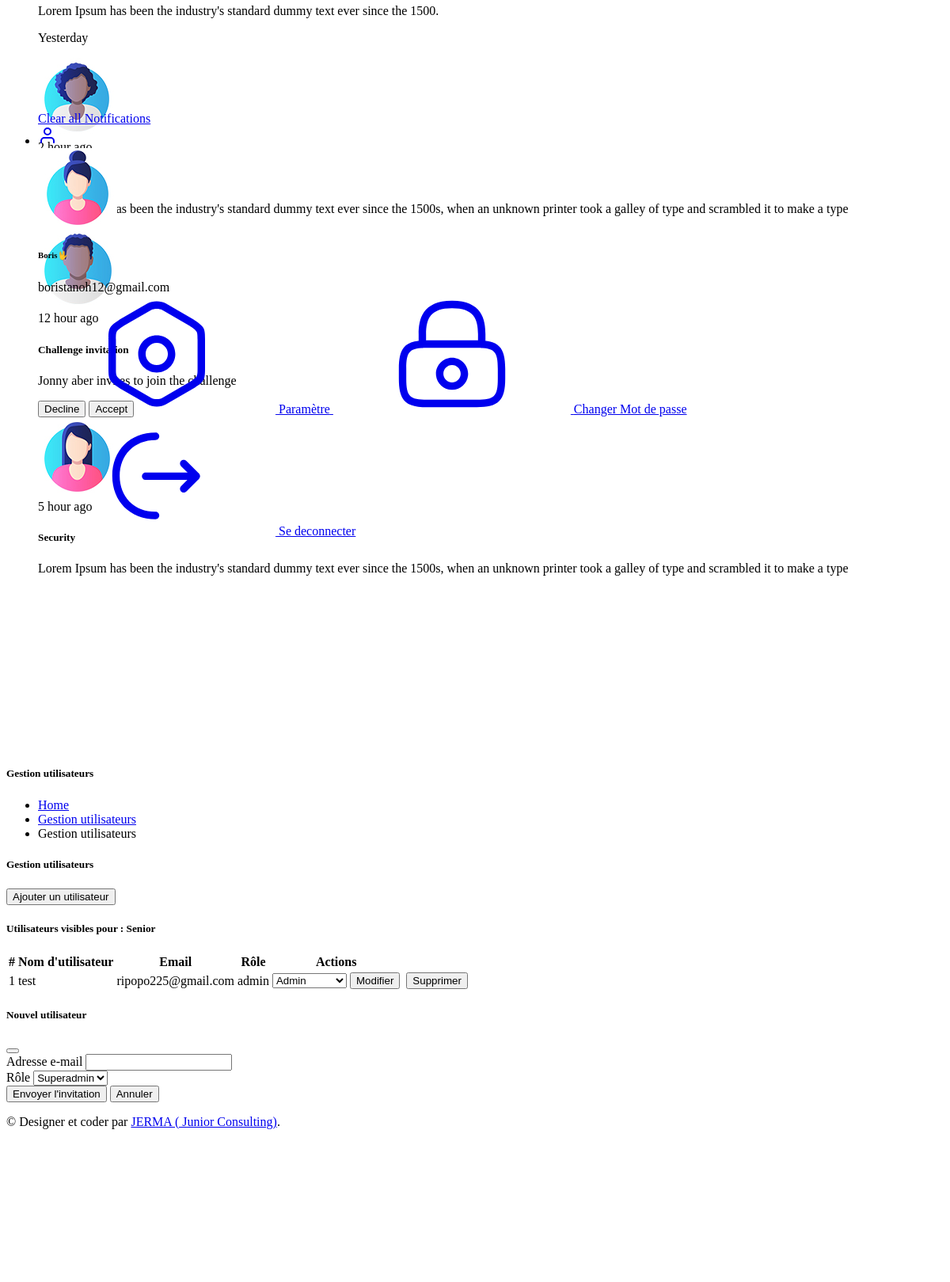
/gestion-users (signed in, lower part), run on an earlier commit of the app's database.
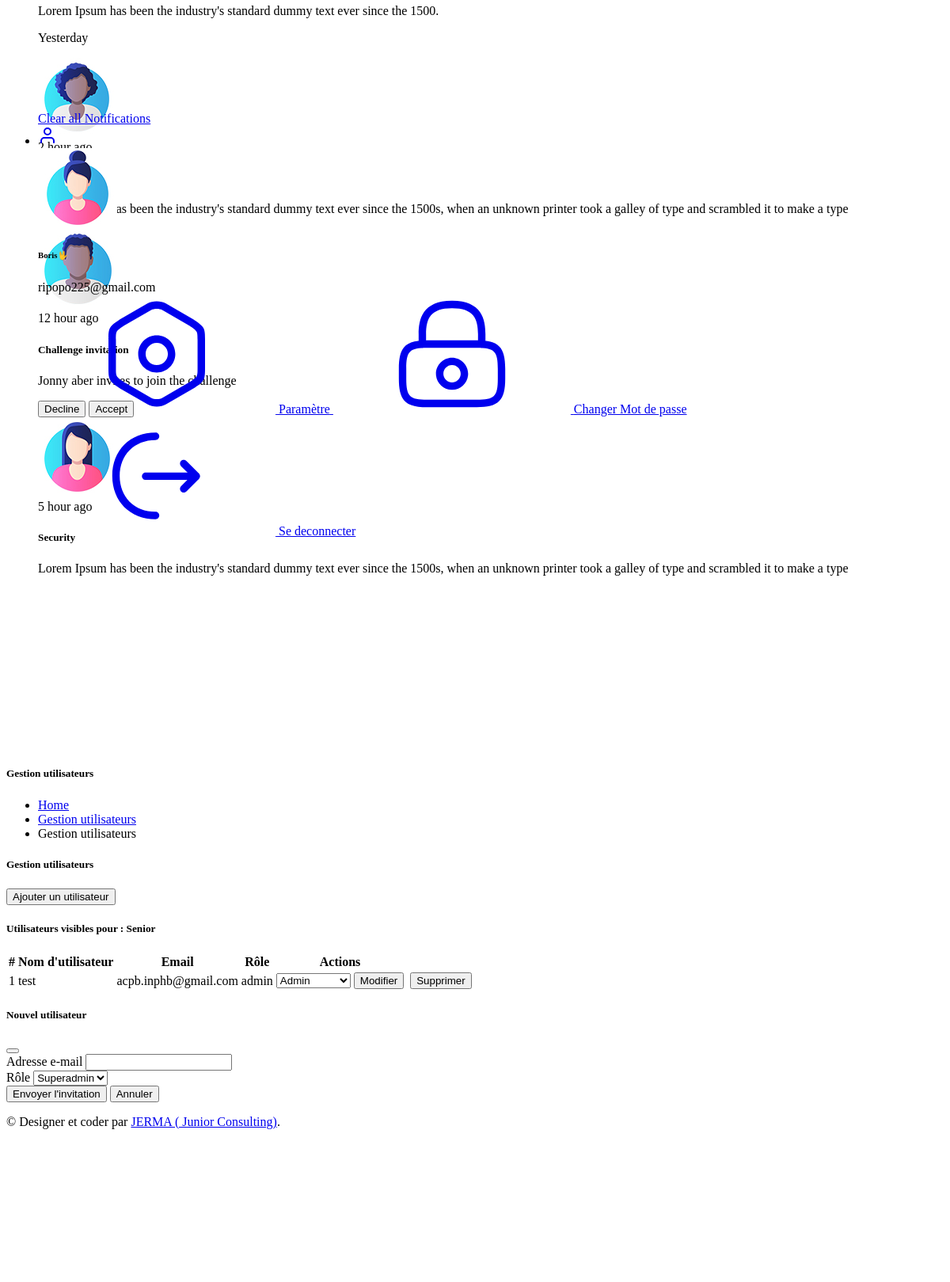
And on a later commit of the database.
### apps/authentication/models.py (models this page shows, shortened)
class Users(db.Model, UserMixin):
    __tablename__ = 'users'
    id            = db.Column(db.Integer, primary_key=True)
    username      = db.Column(db.String(64), unique=True)
    email         = db.Column(db.String(64), unique=True)
    password = db.Column(db.String(255), nullable=False)
    bio           = db.Column(db.Text(), nullable=True)
    photo = db.Column(db.String(255), nullable=True, default=None)
    is_deleted = db.Column(db.Boolean, default=False)
    role_id = db.Column(db.Integer, db.ForeignKey('roles.id'))
    role = db.relationship('Role')
    is_approved = db.Column(db.Boolean, default=False)
    invite_by = db.Column(db.String(64), unique=True)
    invite_at = db.Column(db.DateTime, default=datetime.utcnow)
    accepter_at = db.Column(db.DateTime, default=datetime.utcnow, onupdate=datetime.utcnow)
    oauth_github  = db.Column(db.String(100), nullable=True)
    oauth_google  = db.Column(db.String(100), nullable=True)
    readonly_fields = ["id", "username", "email", "oauth_google"]

class Role(db.Model):
    __tablename__ = 'roles'
    id = db.Column(db.Integer, primary_key=True)
    name = db.Column(db.String(50), unique=True)

### apps/home/routes.py (the view)
@blueprint.route('/gestion-users')
@login_required
def gestion_users():
    current_role = current_user.role.name.lower()
    role_priority = ['senior', 'superadmin', 'admin', 'user']
    role_hierarchy = {role: i for i, role in enumerate(role_priority)}
    current_index = role_hierarchy[current_role]
    allowed_roles = [role for role, idx in role_hierarchy.items() if idx >= current_index]
    visible_users = (
        Users.query
        .join(Role)
        .filter(
            db.func.lower(Role.name).in_([r.lower() for r in allowed_roles]),
            Users.id != current_user.id,
        )
        .all()
    )
    if current_role not in ['superadmin', 'senior']:
        query = query.filter(Users.is_deleted == False)
    available_roles = Role.query.all()
    editable_roles = [r for r in available_roles if r.name.lower() in allowed_roles]
    print(role_hierarchy)
    return render_template(
        'pages/gestion-users.html',
        users=visible_users,
        current_role=current_role,
        role_hierarchy=role_hierarchy,
        available_roles=editable_roles
    )

### templates/pages/gestion-users.html (shortened to what this page needs)
{% extends "layouts/base.html" %}
{% block content %}
  <div class="pc-container">
    <div class="pc-content">
      <div class="page-header">
        <div class="page-block">
          <div class="row align-items-center">
            <div class="col-md-12">
              <div class="page-header-title">
                <h5 class="mb-0">Gestion utilisateurs</h5>
              </div>
            </div>
            <div class="col-md-12">
              <ul class="breadcrumb mb-0">
                <li class="breadcrumb-item"><a href="{{ url_for('home_blueprint.index') }}">Home</a></li>
                <li class="breadcrumb-item"><a href="javascript: void(0)">Gestion utilisateurs</a></li>
                <li class="breadcrumb-item" aria-current="page">Gestion utilisateurs</li>
              </ul>
            </div>
          </div>
        </div>
      </div>
      <div class="row">
        <div class="col-sm-12">
          <div class="card">
            <div class="card-header">
              <h5>Gestion utilisateurs</h5>
              {% if current_role in ['superadmin', 'senior', 'admin'] %}
              <button type="button" class="btn btn-sm btn-primary float-end" data-bs-toggle="modal" data-bs-target="#inviteUserModal">
                Ajouter un utilisateur
              </button>
              {% endif %}
            </div>
            <div class="card-body">
              <h5>Utilisateurs visibles pour : {{ current_role|capitalize }}</h5>
              <table class="table table-striped">
                <thead>
                  <tr>
                    <th>#</th>
                    <th>Nom d'utilisateur</th>
                    <th>Email</th>
                    <th>Rôle</th>
                    <th>Actions</th>
                  </tr>
                </thead>
                <tbody>
                  {% for user in users %}
                  <tr>
                    <td>{{ loop.index }}</td>
                    <td>{{ user.username }}</td>
                    <td>{{ user.email }}</td>
                    <td>{{ user.role.name }}</td>
                    <td>
                      {% if role_hierarchy[user.role.name] > role_hierarchy[current_role] %}
                      <form method="post" action="{{ url_for('home_blueprint.edit_user', user_id=user.id) }}">
                        <select name="role" class="form-select">
                          {% for role in role_hierarchy %}
                            {% if role_hierarchy[role] > role_hierarchy[current_role] %}
                              <option value="{{ role }}" {% if role == user.role.name %}selected{% endif %}>
                                {{ role.capitalize() }}
                              </option>
                            {% endif %}
                          {% endfor %}
                        </select>
                        <button type="submit" class="btn btn-sm btn-primary mt-1">Modifier</button>
                      </form>
                      {% endif %}
                    </td>
                    <td>
                    </td>
                    <td>
                      {% if role_hierarchy[user.role.name] > role_hierarchy[current_role] %}
                      <form method="POST" action="{{ url_for('home_blueprint.disable_user', user_id=user.id) }}"
                            onsubmit="return confirm('Confirmer la suppression ?');">
                        <button type="submit" class="btn btn-sm btn-danger">Supprimer</button>
                      </form>
                      {% else %}
                        <span class="text-muted">Aucune action</span>
                      {% endif %}
                    </td>
                  </tr>
                  {% endfor %}
                </tbody>
              </table>
            </div>
          </div>
        </div>
      </div>
    </div>
  </div>
  <div class="modal fade" id="inviteUserModal" tabindex="-1" aria-labelledby="inviteUserModalLabel" aria-hidden="true">
    <div class="modal-dialog">
      <form method="POST" action="{{ url_for('home_blueprint.invite_user') }}">
        <div class="modal-content">
          <div class="modal-header">
            <h5 class="modal-title" id="inviteUserModalLabel">Nouvel utilisateur</h5>
            <button type="button" class="btn-close" data-bs-dismiss="modal" aria-label="Fermer"></button>
          </div>
          <div class="modal-body">
            <div class="mb-3">
              <label for="email" class="form-label">Adresse e-mail</label>
              <input type="email" class="form-control" name="email" id="email" required>
            </div>
            <div class="mb-3">
              <label for="role" class="form-label">Rôle</label>
              <select name="role" class="form-select" required>
                {% for role in role_hierarchy %}
                  {% if role_hierarchy[role] > role_hierarchy[current_role] %}
                    <option value="{{ role }}">
                      {{ role.capitalize() }}
                    </option>
                  {% endif %}
                {% endfor %}
              </select>
            </div>
          </div>
          <div class="modal-footer">
            <button type="submit" class="btn btn-primary">Envoyer l'invitation</button>
            <button type="button" class="btn btn-secondary" data-bs-dismiss="modal">Annuler</button>
          </div>
        </div>
      </form>
    </div>
  </div>
{% endblock content %}

### templates/layouts/base.html (shortened to what this page needs)
<!DOCTYPE html>
<html lang="en">
  <head>
    {% include "includes/head.html" %}
  </head>
  <body data-pc-preset="preset-1" data-pc-sidebar-caption="true" data-pc-direction="ltr" data-pc-theme="light">
    {% block navigation %}
      {% include "includes/navigation.html" %}
    {% endblock navigation %}
    {% block content %}{% endblock content %}
    {% block footer %}
      {% include "includes/footer.html" %}
    {% endblock footer %}
  </body>
</html>

### templates/includes/head.html (shortened to what this page needs)
<link rel="stylesheet" href="{{ url_for('static', filename='assets/fonts/tabler-icons.min.css') }}" >
<link rel="stylesheet" href="{{ url_for('static', filename='assets/fonts/feather.css') }}" >
<link rel="stylesheet" href="{{ url_for('static', filename='assets/fonts/fontawesome.css') }}" >
<link rel="stylesheet" href="{{ url_for('static', filename='assets/fonts/material.css') }}" >
<link rel="stylesheet" href="{{ url_for('static', filename='assets/css/style.css') }}" id="main-style-link" >
<link rel="stylesheet" href="{{ url_for('static', filename='assets/css/style-preset.css') }}" >
<link rel="stylesheet" href="{{ url_for('static', filename='assets/css/custom.css') }}" >

### templates/includes/navigation.html (shortened to what this page needs)
<header class="pc-header">
    <div class="header-wrapper">
      <div class="ms-auto">
        <ul class="list-unstyled">
          <li class="dropdown pc-h-item">
            <div class="dropdown-menu dropdown-notification dropdown-menu-end pc-h-dropdown">
              <div class="dropdown-body text-wrap header-notification-scroll position-relative" style="max-height: calc(100vh - 215px)">
                <div class="card mb-0">
                  <div class="card-body">
                    <div class="d-flex">
                      <div class="flex-grow-1 ms-3">
                        <p class="mb-0">Lorem Ipsum has been the industry's standard dummy text ever since the 1500.</p>
                      </div>
                    </div>
                  </div>
                </div>
                <p class="text-span">Yesterday</p>
                <div class="card mb-0">
                  <div class="card-body">
                    <div class="d-flex">
                      <div class="flex-shrink-0">
                        <img class="img-radius avtar rounded-0" src="{{ url_for('static', filename='assets/images/user/avatar-3.jpg') }}" alt="Generic placeholder image">
                      </div>
                      <div class="flex-grow-1 ms-3">
                        <span class="float-end text-sm text-muted">2 hour ago</span>
                        <h5 class="text-body mb-2">Forms</h5>
                        <p class="mb-0"
                          >Lorem Ipsum has been the industry's standard dummy text ever since the 1500s, when an unknown printer took a galley of
                          type and scrambled it to make a type</p
                        >
                      </div>
                    </div>
                  </div>
                </div>
                <div class="card mb-0">
                  <div class="card-body">
                    <div class="d-flex">
                      <div class="flex-shrink-0">
                        <img class="img-radius avtar rounded-0" src="{{ url_for('static', filename='assets/images/user/avatar-4.jpg') }}" alt="Generic placeholder image">
                      </div>
                      <div class="flex-grow-1 ms-3">
                        <span class="float-end text-sm text-muted">12 hour ago</span>
                        <h5 class="text-body mb-2">Challenge invitation</h5>
                        <p class="mb-2"><span class="text-dark">Jonny aber</span> invites to join the challenge</p>
                        <button class="btn btn-sm btn-outline-secondary me-2">Decline</button>
                        <button class="btn btn-sm btn-primary">Accept</button>
                      </div>
                    </div>
                  </div>
                </div>
                <div class="card mb-0">
                  <div class="card-body">
                    <div class="d-flex">
                      <div class="flex-shrink-0">
                        <img class="img-radius avtar rounded-0" src="{{ url_for('static', filename='assets/images/user/avatar-5.jpg') }}" alt="Generic placeholder image">
                      </div>
                      <div class="flex-grow-1 ms-3">
                        <span class="float-end text-sm text-muted">5 hour ago</span>
                        <h5 class="text-body mb-2">Security</h5>
                        <p class="mb-0"
                          >Lorem Ipsum has been the industry's standard dummy text ever since the 1500s, when an unknown printer took a galley of
                          type and scrambled it to make a type</p
                        >
                      </div>
                    </div>
                  </div>
                </div>
              </div>
              <div class="text-center py-2">
                <a href="#!" class="link-danger">Clear all Notifications</a>
              </div>
            </div>
          </li>
          <li class="dropdown pc-h-item header-user-profile">
            <a
              class="pc-head-link dropdown-toggle arrow-none me-0"
              data-bs-toggle="dropdown"
              href="#"
              role="button"
              aria-haspopup="false"
              data-bs-auto-close="outside"
              aria-expanded="false"
            >
              <i data-feather="user"></i>
            </a>
            <div class="dropdown-menu dropdown-user-profile dropdown-menu-end pc-h-dropdown p-0 overflow-hidden">
              <div class="dropdown-header d-flex align-items-center justify-content-between bg-primary">
                <div class="d-flex my-2">
                  <div class="flex-shrink-0">
                    <img src="{{ url_for('static', filename='uploads/profils/' + current_user.photo) if current_user.photo else url_for('static', filename='assets/images/user/avatar.jpg') }}" alt="user-image" class="user-avtar wid-35" />
                  </div>
                  <div class="flex-grow-1 ms-3">
                    <h6 class="text-white mb-1">{{ current_user.username }}🖖</h6>
                    <span class="text-white text-opacity-75"> {% if current_user.email %} {{ current_user.email }} {% endif %}</span>
                  </div>
                </div>
              </div>
              <div class="dropdown-body">
                <div class="profile-notification-scroll position-relative" style="max-height: calc(100vh - 225px)">
                  <a href="{{ url_for('home_blueprint.profile') }}" class="dropdown-item">
                    <span>
                      <svg class="pc-icon text-muted me-2">
                        <use xlink:href="#custom-setting-outline"></use>
                      </svg>
                      <span>Paramètre</span>
                    </span>
                  </a>
                  <a href="{{ url_for('home_blueprint.profile') }}" class="dropdown-item">
                    <span>
                      <svg class="pc-icon text-muted me-2">
                        <use xlink:href="#custom-lock-outline"></use>
                      </svg>
                      <span>Changer Mot de passe</span>
                    </span>
                  </a>
                  <div class="d-grid my-2">
                    {% if current_user.is_authenticated %}
                    <a href="{{ url_for('authentication_blueprint.logout') }}" class="btn btn-primary">
                      <svg class="pc-icon me-2">
                        <use xlink:href="#custom-logout-1-outline"></use></svg>
                      Se deconnecter
                    </a>
                    {% else %}
                    <a href="{{ url_for('authentication_blueprint.login') }}" class="btn btn-primary">
                      <svg class="pc-icon me-2">
                        <use xlink:href="#custom-logout-1-outline"></use>
                      </svg>Login
                    </a>
                    {% endif %}
                  </div>
                </div>
              </div>
            </div>
          </li>
        </ul>
      </div>
    </div>
</header>

### templates/includes/footer.html
<footer class="pc-footer">
    <div class="footer-wrapper container-fluid">
      <div class="row">
        <div class="col my-1">
          <p class="m-0">
            &copy; Designer et coder par <a href="#">JERMA ( Junior Consulting)</a>.
            </p>
        </div>
      </div>
    </div>
</footer>

What changed in the data, as far as the page shows it:
changed Users "Boris": email "boristanoh12@gmail.com" → "ripopo225@gmail.com"
changed Users "test": email "ripopo225@gmail.com" → "acpb.inphb@gmail.com"
